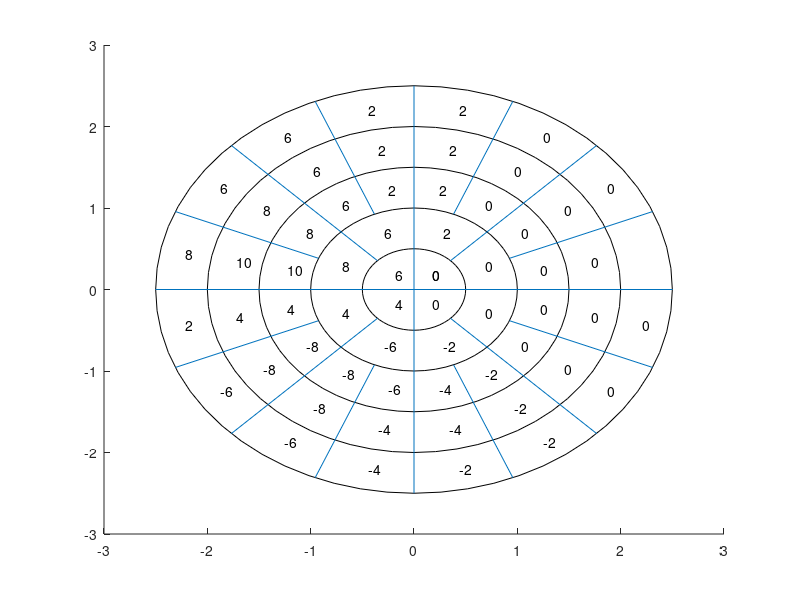

Reproduce this figure in MATLAB.
clear all

% s = serialport("COM3",2000000);
figure

center = [0,0,0,0,0];
radii = [1,2,3,4,5];

pos0 = [-0.5 -0.5 1 1];
pos1 = [-1 -1 2 2];
pos2 = [-1.5 -1.5 3 3];
pos3 = [-2 -2 4 4];
pos4 = [-2.5 -2.5 5 5];

prob0a = zeros(60,1);
[prob0a(24),prob0a(40)] = deal(10);
[prob0a(8),prob0a(25),prob0a(41),prob0a(52)] = deal(8);
[prob0a(9),prob0a(10),prob0a(42),prob0a(53),prob0a(26),prob0a(58)] = deal(6);
[prob0a(39),prob0a(23),prob0a(51),prob0a(57)] = deal(4);
[prob0a(54),prob0a(44),prob0a(43),prob0a(27),prob0a(28),prob0a(11),prob0a(12),prob0a(7)] = deal(2);

[prob0a(38),prob0a(22),prob0a(37),prob0a(21)] = deal(-8);
[prob0a(6),prob0a(5),prob0a(50),prob0a(36)] = deal(-6);
[prob0a(20),prob0a(35),prob0a(19),prob0a(4)] = deal(-4);
[prob0a(3),prob0a(5),prob0a(34),prob0a(49),prob0a(18),prob0a(2)] = deal(-2);

prob0b = zeros(60,1);
[prob0b(39),prob0b(23)] = deal(10);
[prob0b(22),prob0b(38),prob0b(51),prob0b(7)] = deal(8);
[prob0b(5),prob0b(21),prob0b(37),prob0b(50),prob0b(57),prob0b(6)] = deal(6);
[prob0b(52),prob0b(40),prob0b(24),prob0b(58)] = deal(4);
[prob0b(4),prob0b(20),prob0b(36),prob0b(49),prob0b(35),prob0b(19),prob0b(3),prob0b(8)] = deal(2);

[prob0b(41),prob0b(25),prob0b(26),prob0b(42)] = deal(-8);
[prob0b(9),prob0b(53),prob0b(43),prob0b(10)] = deal(-6);
[prob0b(11),prob0b(27),prob0b(28),prob0b(44)] = deal(-4);
[prob0b(12),prob0b(13),prob0b(29),prob0b(45),prob0b(54)] = deal(-2);




rectangle('Position',pos0,'Curvature',[1 1])
rectangle('Position',pos1,'Curvature',[1 1])
rectangle('Position',pos2,'Curvature',[1 1])
rectangle('Position',pos3,'Curvature',[1 1])
rectangle('Position',pos4,'Curvature',[1 1])
line([-2.5, 2.5], [0, 0])

line([sin(pi/2)*-2.5,   sin(pi/2)*2.5], [cos(pi/2)*-2.5,    cos(pi/2)*2.5])
line([sin(pi)*-2.5,     sin(pi)*2.5],   [cos(pi)*-2.5,      cos(pi)*2.5])

line([sin(pi*3/4)*-2.5, sin(pi*3/4)*-0.5],  [cos(pi*3/4)*-2.5,  cos(pi*3/4)*-0.5])
line([sin(pi/4)*0.5,    sin(pi/4)*2.5],     [cos(pi/4)*0.5,     cos(pi/4)*2.5])
line([sin(pi*3/4)*0.5,  sin(pi*3/4)*2.5],   [cos(pi*3/4)*0.5,   cos(pi*3/4)*2.5])
line([sin(pi/4)*-2.5,   sin(pi/4)*-0.5],    [cos(pi/4)*-2.5,    cos(pi/4)*-0.5])

line([sin(pi*3/8)*-2.5, sin(pi*3/8)*-1.0],  [cos(pi*3/8)*-2.5,  cos(pi*3/8)*-1.0])
line([sin(pi*5/8)*1.0,  sin(pi*5/8)*2.5],   [cos(pi*5/8)*1.0,   cos(pi*5/8)*2.5])
line([sin(pi*7/8)*-2.5, sin(pi*7/8)*-1.0],  [cos(pi*7/8)*-2.5,  cos(pi*7/8)*-1.0])
line([sin(pi*1/8)*-1.0, sin(1/8*pi)*-2.5],  [cos(1/8*pi)*-1.0,  cos(1/8*pi)*-2.5])
line([sin(pi*5/8)*-2.5, sin(pi*5/8)*-1.0],  [cos(pi*5/8)*-2.5,  cos(pi*5/8)*-1.0])
line([sin(pi*3/8)*1.0,  sin(pi*3/8)*2.5],   [cos(pi*3/8)*1.0,   cos(pi*3/8)*2.5])
line([sin(pi*7/8)*2.5,  sin(pi*7/8)*1.0],   [cos(pi*7/8)*2.5,   cos(pi*7/8)*1.0])
line([sin(pi*1/8)*1.0,  sin(1/8*pi)*2.5],   [cos(1/8*pi)*1.0,   cos(1/8*pi)*2.5])

angle = pi/8;
rad = 0.5;
% for j = 0:2
%     for i = 0:15
%         text((2.25-j*rad)*cos(pi*1/16+i*angle),(2.25-j*rad)*sin(pi*1/16+i*angle),num2str(j*16+i));
%     end
% end
% for i = 0:7
%         text((0.75)*cos(pi*1/8+i*2*angle),(0.75)*sin(pi*1/8+i*2*angle),num2str(48+i));
% end
% for i = 0:3 
%         text((0.25)*cos(pi*1/4+i*4*angle),(0.25)*sin(pi*1/4+i*4*angle),num2str(56+i));
% end

for j = 0:2
    for i = 0:15
        if(i+j>0)
            text((2.25-j*rad)*cos(pi*1/16+i*angle),(2.25-j*rad)*sin(pi*1/16+i*angle),num2str(prob0b(j*16+i)));
        end
    end
end
for i = 0:7
        text((0.75)*cos(pi*1/8+i*2*angle),(0.75)*sin(pi*1/8+i*2*angle),num2str(prob0b(48+i)));
end
for i = 0:4 
        text((0.25)*cos(pi*1/4+i*4*angle),(0.25)*sin(pi*1/4+i*4*angle),num2str(prob0b(56+i)));
end


